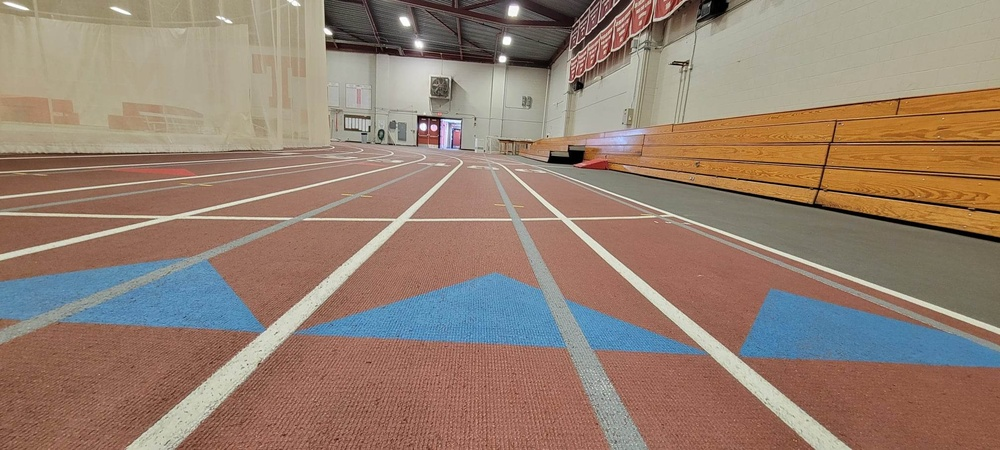
#> input picture phone_johnson_photos/3.jpg, 1000 x 450 px, shrunk from 2016 x 908 before the run
$ python color_filter.py
#> lines starting #> are read from the running program, lines starting #| are printed output that depends on the picture; after the words box and inside, x2 and y2 are one past the last pixel; in counts of white or black regions, pixels touching at a corner belong together
import cv2
import numpy as np

# read input image
img = cv2.imread('3.jpg')
#> img is the input picture: shape (450, 1000, 3); mean B, G, R 112.5, 127.5, 149.5

# Convert BGR to HSV
hsv = cv2.cvtColor(img, cv2.COLOR_BGR2HSV)
#> hsv: shape (450, 1000, 3); mean H, S, V 25.3, 85.4, 156.8

# define range of blue color in HSV
# lower_white = np.array([int(70 / 360 * 179),int(0 / 100 * 255), int(80 / 100 * 255)])
# upper_white = np.array([int(130 / 360 * 179),int(20 / 100 * 255),int(100 / 100 * 255)])

lower_white = np.array([190, 190, 190])
upper_white = np.array([255, 255, 255])

# Create a mask. Threshold the HSV image to get only yellow colors
mask = cv2.inRange(img, lower_white, upper_white)
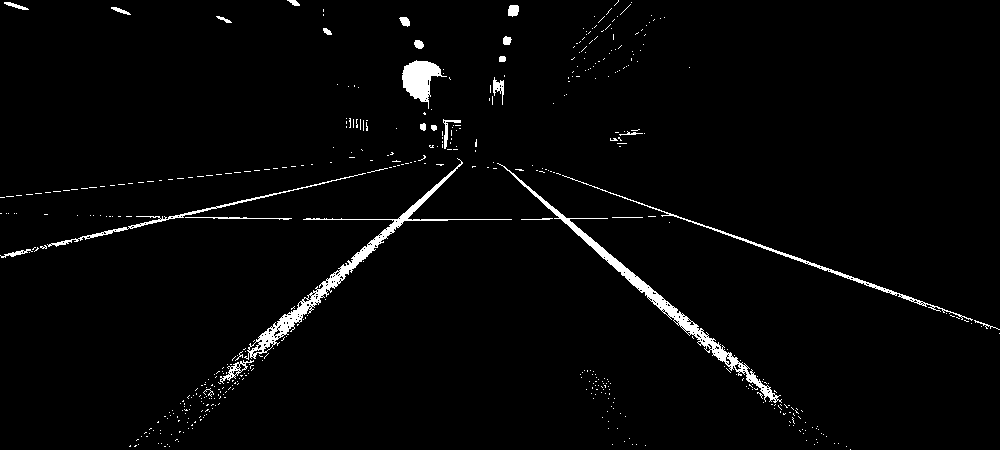
#> mask: shape (450, 1000); 2.4% white; 501 white regions (473 under 20 px), largest, box (x1, y1, x2, y2) and area: (497, 163, 782, 403) 2644, (244, 158, 512, 360) 2612, (402, 60, 447, 109) 1073

# Bitwise-AND mask and original image
result = cv2.bitwise_and(img,img, mask= mask)
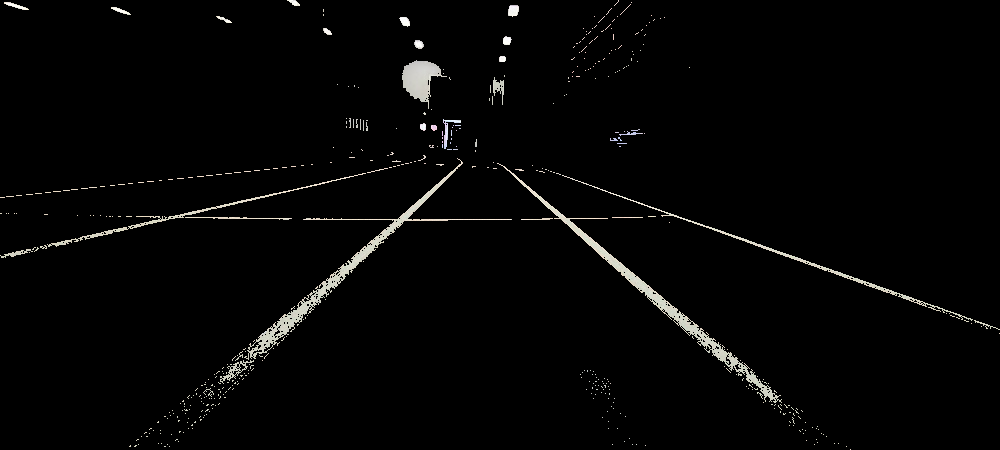
#> result: shape (450, 1000, 3); mean B, G, R 4.9, 5.3, 5.3

# display the mask and masked image
cv2.imshow('Mask',mask)
cv2.waitKey(0)
# cv2.imshow('Masked Image',result)
# cv2.waitKey(0)
# cv2.destroyAllWindows()

$ run again, with phone_johnson_photos/1.jpg copied over phone_johnson_photos/3.jpg
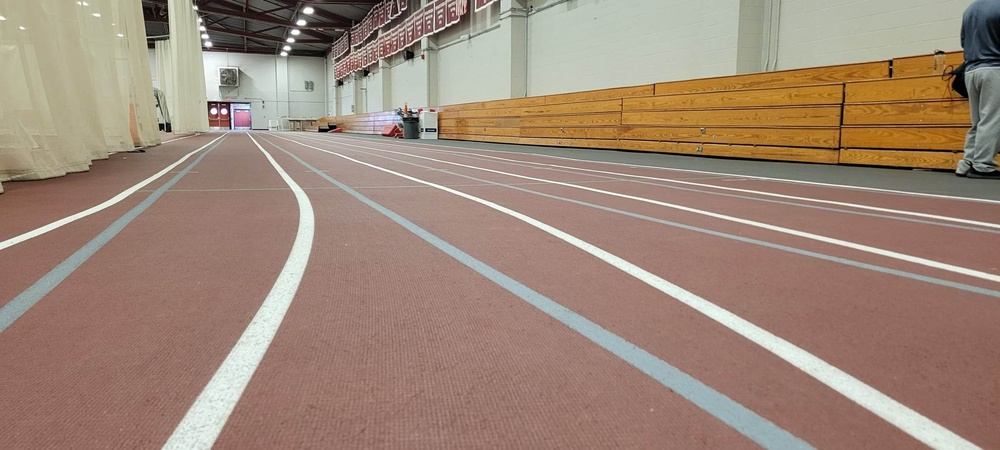
#> input picture phone_johnson_photos/1.jpg, 1000 x 450 px, shrunk from 2016 x 908 before the run
#> img is the input picture: shape (450, 1000, 3); mean B, G, R 120.1, 135.6, 158.5
#> hsv: shape (450, 1000, 3); mean H, S, V 20.8, 68.2, 160.2
#> `mask = cv2.inRange(img, lower_white, upper_white)`:
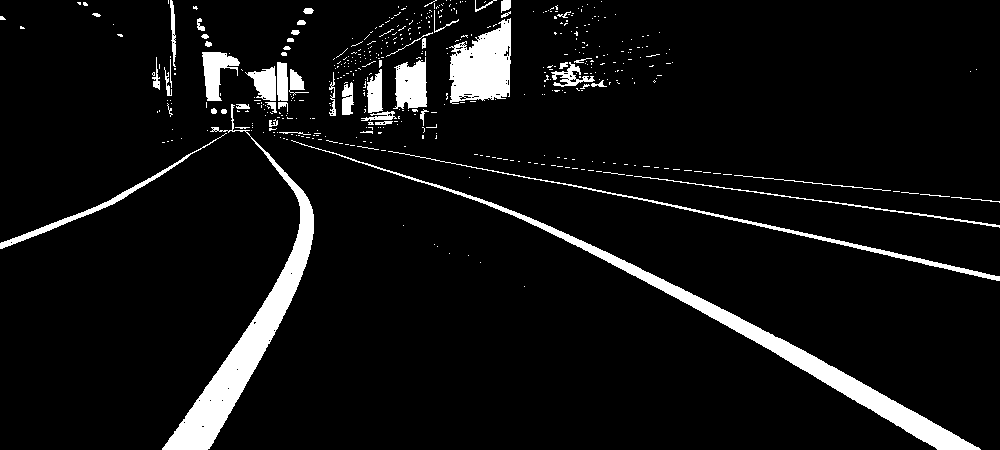
#> mask: shape (450, 1000); 6.9% white; 483 white regions (424 under 20 px), largest, box (x1, y1, x2, y2) and area: (162, 104, 314, 450) 7929, (291, 140, 981, 450) 7568, (449, 18, 511, 104) 3687
#> `result = cv2.bitwise_and(img,img, mask= mask)`:
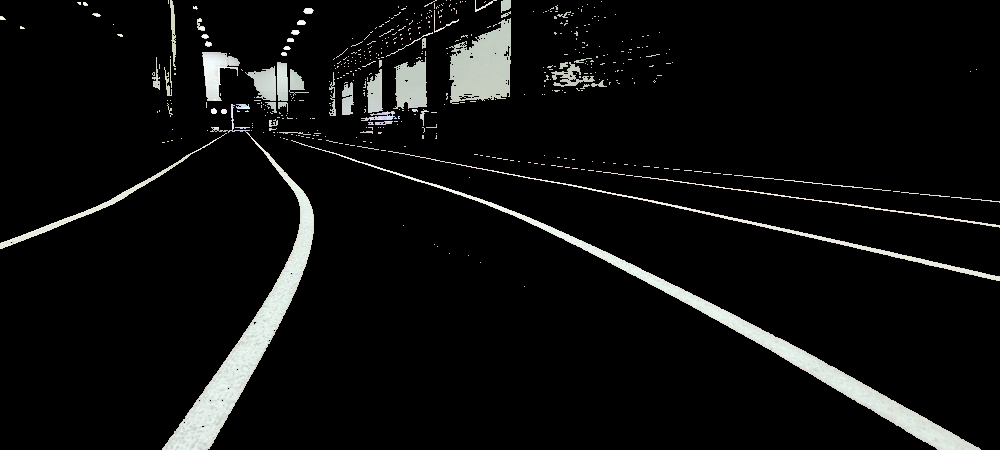
#> result: shape (450, 1000, 3); mean B, G, R 14.8, 15.4, 15

$ run again, with phone_johnson_photos/2.jpg copied over phone_johnson_photos/3.jpg
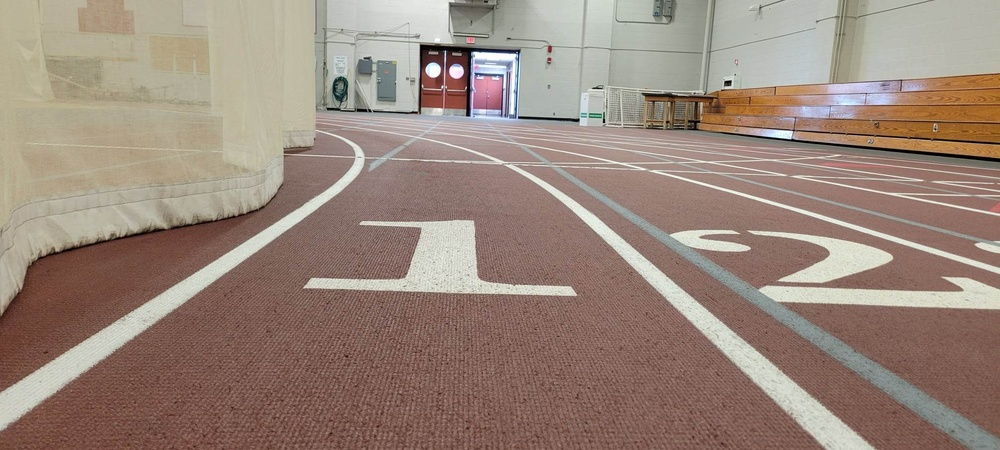
#> input picture phone_johnson_photos/2.jpg, 1000 x 450 px, shrunk from 2016 x 908 before the run
#> img is the input picture: shape (450, 1000, 3); mean B, G, R 122.5, 134.5, 153.6
#> hsv: shape (450, 1000, 3); mean H, S, V 20.9, 60.2, 154.7
#> `mask = cv2.inRange(img, lower_white, upper_white)`:
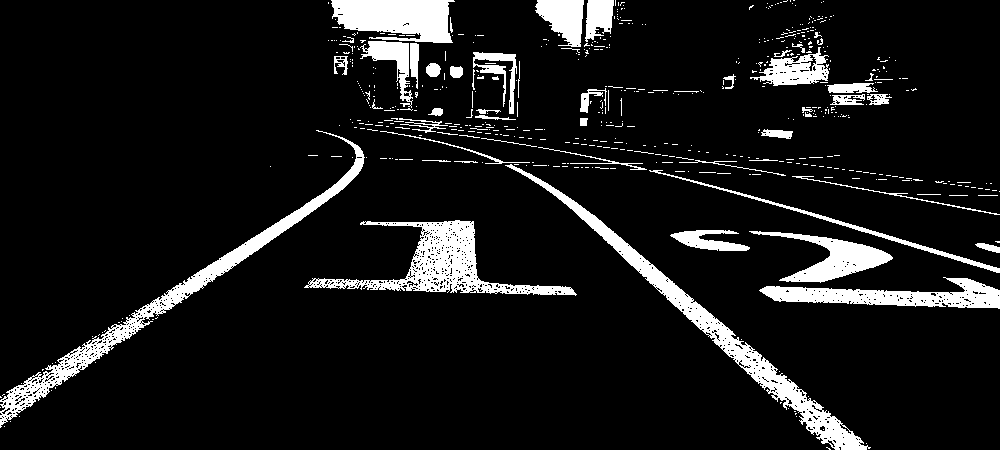
#> mask: shape (450, 1000); 9.6% white; 560 white regions (502 under 20 px), largest, box (x1, y1, x2, y2) and area: (505, 164, 871, 450) 6753, (0, 130, 365, 428) 6245, (304, 220, 577, 296) 5625
#> `result = cv2.bitwise_and(img,img, mask= mask)`:
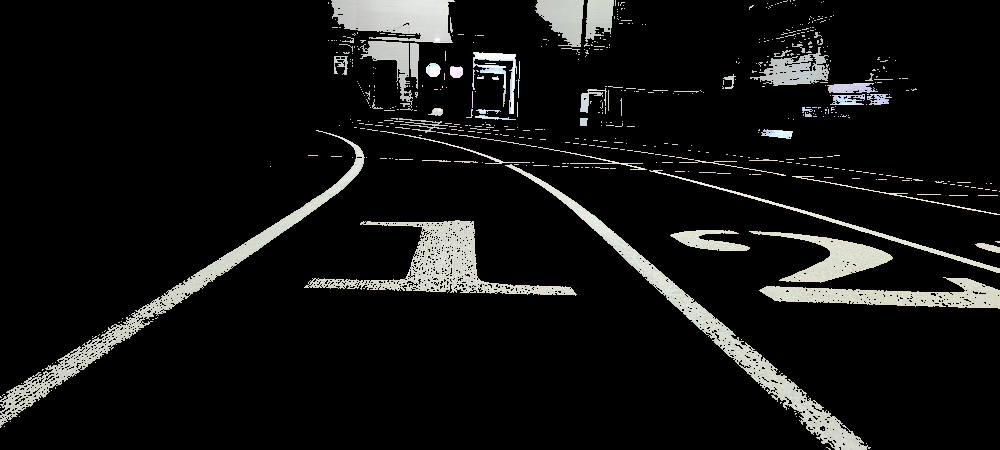
#> result: shape (450, 1000, 3); mean B, G, R 19.9, 20.6, 20.5

$ run again, with phone_johnson_photos/4.jpg copied over phone_johnson_photos/3.jpg
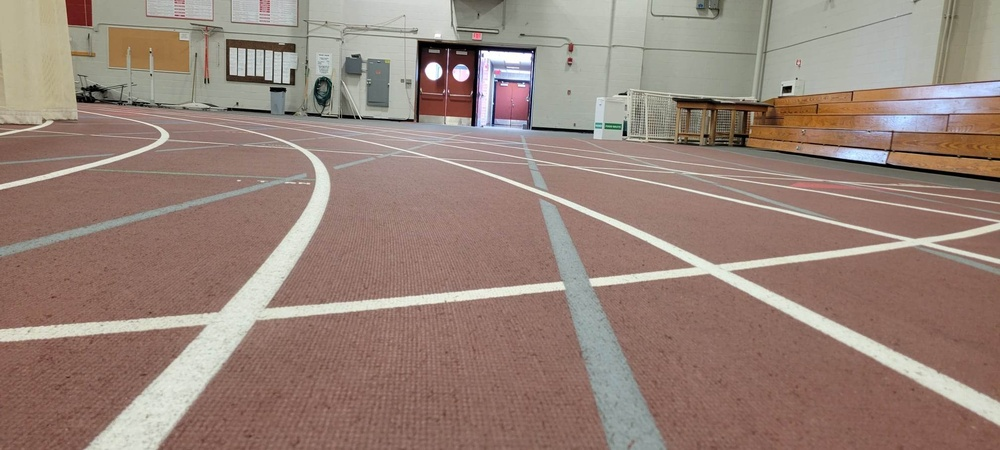
#> input picture phone_johnson_photos/4.jpg, 1000 x 450 px, shrunk from 2016 x 908 before the run
#> img is the input picture: shape (450, 1000, 3); mean B, G, R 121.2, 131.2, 151.9
#> hsv: shape (450, 1000, 3); mean H, S, V 22.2, 59.8, 153.4
#> `mask = cv2.inRange(img, lower_white, upper_white)`:
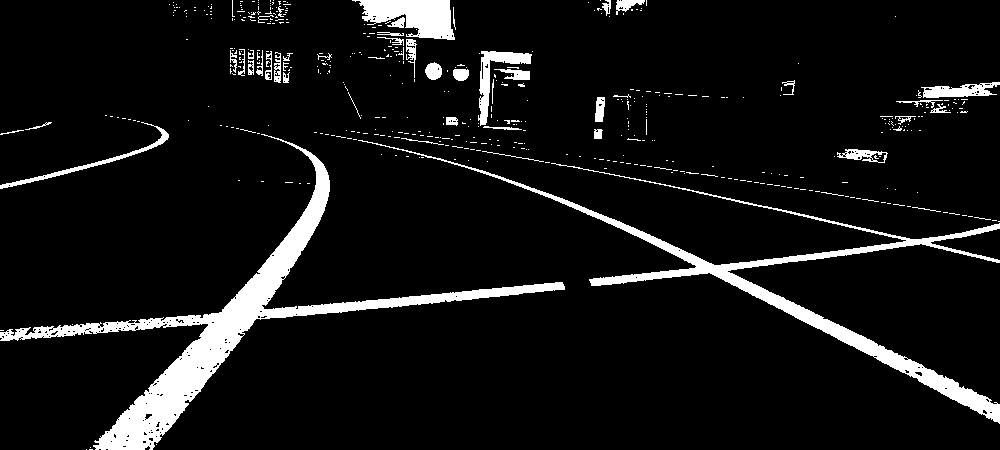
#> mask: shape (450, 1000); 7.8% white; 477 white regions (429 under 20 px), largest, box (x1, y1, x2, y2) and area: (0, 134, 565, 450) 15610, (358, 140, 1000, 424) 9460, (352, 0, 455, 40) 2520
#> `result = cv2.bitwise_and(img,img, mask= mask)`:
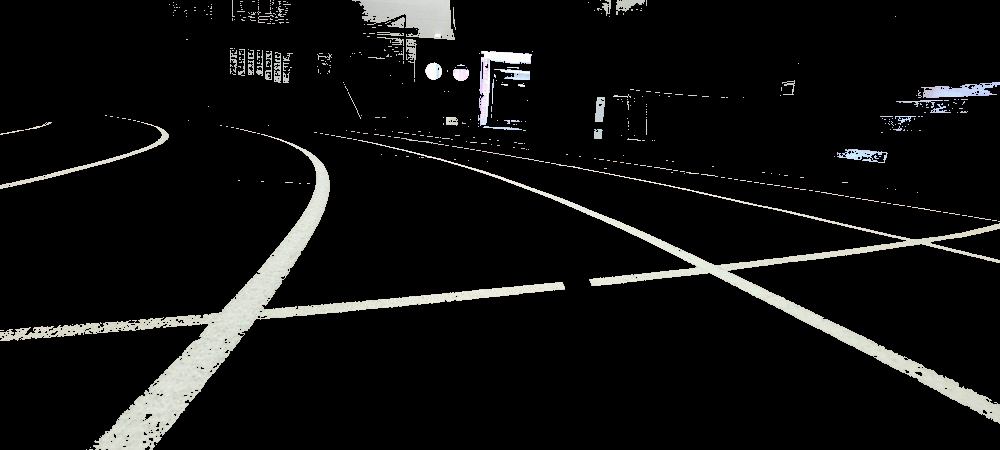
#> result: shape (450, 1000, 3); mean B, G, R 16.5, 17.1, 17
